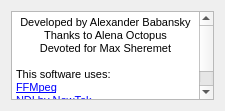
<?xml version="1.0" encoding="UTF-8"?>
<ui version="4.0">
 <class>about</class>
 <widget class="QDialog" name="about">
  <property name="geometry">
   <rect>
    <x>0</x>
    <y>0</y>
    <width>225</width>
    <height>111</height>
   </rect>
  </property>
  <property name="windowTitle">
   <string>About</string>
  </property>
  <layout class="QVBoxLayout" name="verticalLayout">
   <item>
    <widget class="QTextBrowser" name="textBrowser">
     <property name="whatsThis">
      <string/>
     </property>
     <property name="html">
      <string>&lt;!DOCTYPE HTML PUBLIC &quot;-//W3C//DTD HTML 4.0//EN&quot; &quot;http://www.w3.org/TR/REC-html40/strict.dtd&quot;&gt;
&lt;html&gt;&lt;head&gt;&lt;meta name=&quot;qrichtext&quot; content=&quot;1&quot; /&gt;&lt;style type=&quot;text/css&quot;&gt;
p, li { white-space: pre-wrap; }
&lt;/style&gt;&lt;/head&gt;&lt;body style=&quot; font-family:'MS Shell Dlg 2'; font-size:8pt; font-weight:400; font-style:normal;&quot;&gt;
&lt;p align=&quot;center&quot; style=&quot; margin-top:0px; margin-bottom:0px; margin-left:0px; margin-right:0px; -qt-block-indent:0; text-indent:0px;&quot;&gt;Developed by Alexander Babansky&lt;/p&gt;
&lt;p align=&quot;center&quot; style=&quot; margin-top:0px; margin-bottom:0px; margin-left:0px; margin-right:0px; -qt-block-indent:0; text-indent:0px;&quot;&gt;Thanks to Alena Octopus&lt;/p&gt;
&lt;p align=&quot;center&quot; style=&quot; margin-top:0px; margin-bottom:0px; margin-left:0px; margin-right:0px; -qt-block-indent:0; text-indent:0px;&quot;&gt;Devoted for Max Sheremet&lt;/p&gt;
&lt;p style=&quot;-qt-paragraph-type:empty; margin-top:0px; margin-bottom:0px; margin-left:0px; margin-right:0px; -qt-block-indent:0; text-indent:0px;&quot;&gt;&lt;br /&gt;&lt;/p&gt;
&lt;p style=&quot; margin-top:0px; margin-bottom:0px; margin-left:0px; margin-right:0px; -qt-block-indent:0; text-indent:0px;&quot;&gt;This software uses:&lt;/p&gt;
&lt;p style=&quot; margin-top:0px; margin-bottom:0px; margin-left:0px; margin-right:0px; -qt-block-indent:0; text-indent:0px;&quot;&gt;&lt;a href=&quot;https://ffmpeg.org/&quot;&gt;&lt;span style=&quot; text-decoration: underline; color:#0000ff;&quot;&gt;FFMpeg&lt;/span&gt;&lt;/a&gt;&lt;/p&gt;
&lt;p style=&quot; margin-top:0px; margin-bottom:0px; margin-left:0px; margin-right:0px; -qt-block-indent:0; text-indent:0px;&quot;&gt;&lt;a href=&quot;https://www.ndi.tv/&quot;&gt;&lt;span style=&quot; text-decoration: underline; color:#0000ff;&quot;&gt;NDI by NewTek&lt;/span&gt;&lt;/a&gt;&lt;/p&gt;
&lt;p style=&quot; margin-top:0px; margin-bottom:0px; margin-left:0px; margin-right:0px; -qt-block-indent:0; text-indent:0px;&quot;&gt;RTMP protocol by &lt;a href=&quot;https://www.adobe.com/&quot;&gt;&lt;span style=&quot; text-decoration: underline; color:#0000ff;&quot;&gt;Adobe&lt;/span&gt;&lt;/a&gt;&lt;/p&gt;&lt;/body&gt;&lt;/html&gt;</string>
     </property>
    </widget>
   </item>
  </layout>
 </widget>
 <resources/>
 <connections/>
</ui>
